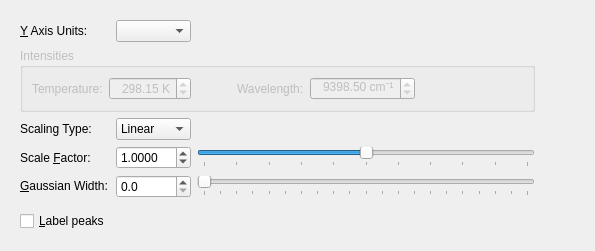
<?xml version="1.0" encoding="UTF-8"?>
<ui version="4.0">
 <class>Tab_IR_Raman</class>
 <widget class="QWidget" name="Tab_IR_Raman">
  <property name="geometry">
   <rect>
    <x>0</x>
    <y>0</y>
    <width>595</width>
    <height>251</height>
   </rect>
  </property>
  <property name="windowTitle">
   <string>tab_IR_Raman</string>
  </property>
  <layout class="QGridLayout" name="gridLayout">
   <item row="0" column="0">
    <widget class="QWidget" name="widget" native="true">
     <layout class="QGridLayout" name="gridLayout_2">
      <item row="0" column="0">
       <widget class="QLabel" name="label_8">
        <property name="sizePolicy">
         <sizepolicy hsizetype="Fixed" vsizetype="Preferred">
          <horstretch>0</horstretch>
          <verstretch>0</verstretch>
         </sizepolicy>
        </property>
        <property name="text">
         <string>&amp;Y Axis Units:</string>
        </property>
        <property name="buddy">
         <cstring>combo_yaxis</cstring>
        </property>
       </widget>
      </item>
      <item row="0" column="1">
       <widget class="QComboBox" name="combo_yaxis">
        <property name="sizePolicy">
         <sizepolicy hsizetype="MinimumExpanding" vsizetype="Fixed">
          <horstretch>0</horstretch>
          <verstretch>0</verstretch>
         </sizepolicy>
        </property>
       </widget>
      </item>
      <item row="0" column="2" colspan="2">
       <spacer name="horizontalSpacer_2">
        <property name="orientation">
         <enum>Qt::Horizontal</enum>
        </property>
        <property name="sizeHint" stdset="0">
         <size>
          <width>40</width>
          <height>20</height>
         </size>
        </property>
       </spacer>
      </item>
      <item row="6" column="0">
       <spacer name="verticalSpacer">
        <property name="orientation">
         <enum>Qt::Vertical</enum>
        </property>
        <property name="sizeHint" stdset="0">
         <size>
          <width>20</width>
          <height>0</height>
         </size>
        </property>
       </spacer>
      </item>
      <item row="7" column="0">
       <widget class="QCheckBox" name="cb_labelPeaks">
        <property name="sizePolicy">
         <sizepolicy hsizetype="Fixed" vsizetype="Fixed">
          <horstretch>0</horstretch>
          <verstretch>0</verstretch>
         </sizepolicy>
        </property>
        <property name="text">
         <string>&amp;Label peaks</string>
        </property>
        <property name="checked">
         <bool>false</bool>
        </property>
       </widget>
      </item>
      <item row="3" column="0">
       <widget class="QLabel" name="label_2">
        <property name="text">
         <string>Scaling Type:</string>
        </property>
       </widget>
      </item>
      <item row="3" column="1">
       <widget class="QComboBox" name="combo_scalingType">
        <item>
         <property name="text">
          <string>Linear</string>
         </property>
        </item>
        <item>
         <property name="text">
          <string>Relative</string>
         </property>
        </item>
       </widget>
      </item>
      <item row="4" column="0">
       <widget class="QLabel" name="label">
        <property name="sizePolicy">
         <sizepolicy hsizetype="Fixed" vsizetype="Minimum">
          <horstretch>0</horstretch>
          <verstretch>0</verstretch>
         </sizepolicy>
        </property>
        <property name="text">
         <string>Scale &amp;Factor:</string>
        </property>
        <property name="buddy">
         <cstring>spin_scale</cstring>
        </property>
       </widget>
      </item>
      <item row="4" column="1">
       <widget class="QDoubleSpinBox" name="spin_scale">
        <property name="sizePolicy">
         <sizepolicy hsizetype="Minimum" vsizetype="Fixed">
          <horstretch>0</horstretch>
          <verstretch>0</verstretch>
         </sizepolicy>
        </property>
        <property name="decimals">
         <number>4</number>
        </property>
        <property name="minimum">
         <double>0.000100000000000</double>
        </property>
        <property name="maximum">
         <double>2.000000000000000</double>
        </property>
        <property name="singleStep">
         <double>0.010000000000000</double>
        </property>
        <property name="value">
         <double>1.000000000000000</double>
        </property>
       </widget>
      </item>
      <item row="4" column="2" colspan="2">
       <widget class="QSlider" name="hs_scale">
        <property name="sizePolicy">
         <sizepolicy hsizetype="Expanding" vsizetype="Fixed">
          <horstretch>100</horstretch>
          <verstretch>0</verstretch>
         </sizepolicy>
        </property>
        <property name="minimum">
         <number>50</number>
        </property>
        <property name="maximum">
         <number>150</number>
        </property>
        <property name="value">
         <number>100</number>
        </property>
        <property name="sliderPosition">
         <number>100</number>
        </property>
        <property name="orientation">
         <enum>Qt::Horizontal</enum>
        </property>
        <property name="tickPosition">
         <enum>QSlider::TicksBelow</enum>
        </property>
        <property name="tickInterval">
         <number>10</number>
        </property>
       </widget>
      </item>
      <item row="0" column="4">
       <spacer name="horizontalSpacer_4">
        <property name="orientation">
         <enum>Qt::Horizontal</enum>
        </property>
        <property name="sizeHint" stdset="0">
         <size>
          <width>40</width>
          <height>20</height>
         </size>
        </property>
       </spacer>
      </item>
      <item row="4" column="4">
       <spacer name="horizontalSpacer">
        <property name="orientation">
         <enum>Qt::Horizontal</enum>
        </property>
        <property name="sizeHint" stdset="0">
         <size>
          <width>40</width>
          <height>20</height>
         </size>
        </property>
       </spacer>
      </item>
      <item row="5" column="0">
       <widget class="QLabel" name="label_9">
        <property name="sizePolicy">
         <sizepolicy hsizetype="Fixed" vsizetype="Fixed">
          <horstretch>0</horstretch>
          <verstretch>0</verstretch>
         </sizepolicy>
        </property>
        <property name="text">
         <string>&amp;Gaussian Width:</string>
        </property>
        <property name="buddy">
         <cstring>spin_FWHM</cstring>
        </property>
       </widget>
      </item>
      <item row="5" column="1">
       <widget class="QDoubleSpinBox" name="spin_FWHM">
        <property name="sizePolicy">
         <sizepolicy hsizetype="Minimum" vsizetype="Fixed">
          <horstretch>0</horstretch>
          <verstretch>0</verstretch>
         </sizepolicy>
        </property>
        <property name="decimals">
         <number>1</number>
        </property>
        <property name="maximum">
         <double>1000.000000000000000</double>
        </property>
        <property name="singleStep">
         <double>5.000000000000000</double>
        </property>
       </widget>
      </item>
      <item row="5" column="2" colspan="2">
       <widget class="QSlider" name="hs_FWHM">
        <property name="maximum">
         <number>100</number>
        </property>
        <property name="orientation">
         <enum>Qt::Horizontal</enum>
        </property>
        <property name="tickPosition">
         <enum>QSlider::TicksBelow</enum>
        </property>
        <property name="tickInterval">
         <number>5</number>
        </property>
       </widget>
      </item>
      <item row="5" column="4">
       <spacer name="horizontalSpacer_3">
        <property name="orientation">
         <enum>Qt::Horizontal</enum>
        </property>
        <property name="sizeHint" stdset="0">
         <size>
          <width>40</width>
          <height>20</height>
         </size>
        </property>
       </spacer>
      </item>
      <item row="2" column="0" colspan="4">
       <widget class="QGroupBox" name="group_ramanIntensities">
        <property name="enabled">
         <bool>false</bool>
        </property>
        <property name="sizePolicy">
         <sizepolicy hsizetype="Preferred" vsizetype="Preferred">
          <horstretch>0</horstretch>
          <verstretch>0</verstretch>
         </sizepolicy>
        </property>
        <property name="minimumSize">
         <size>
          <width>0</width>
          <height>0</height>
         </size>
        </property>
        <property name="title">
         <string>Intensities</string>
        </property>
        <property name="flat">
         <bool>false</bool>
        </property>
        <layout class="QHBoxLayout" name="horizontalLayout">
         <item>
          <layout class="QHBoxLayout" name="horizontalLayout_2">
           <item>
            <widget class="QLabel" name="label_4">
             <property name="text">
              <string>Temperature:</string>
             </property>
            </widget>
           </item>
           <item>
            <widget class="QDoubleSpinBox" name="spin_T">
             <property name="sizePolicy">
              <sizepolicy hsizetype="Preferred" vsizetype="Fixed">
               <horstretch>0</horstretch>
               <verstretch>0</verstretch>
              </sizepolicy>
             </property>
             <property name="alignment">
              <set>Qt::AlignRight|Qt::AlignTrailing|Qt::AlignVCenter</set>
             </property>
             <property name="suffix">
              <string> K</string>
             </property>
             <property name="maximum">
              <double>1000.000000000000000</double>
             </property>
             <property name="value">
              <double>298.149999999999977</double>
             </property>
            </widget>
           </item>
           <item>
            <spacer name="horizontalSpacer_5">
             <property name="orientation">
              <enum>Qt::Horizontal</enum>
             </property>
             <property name="sizeType">
              <enum>QSizePolicy::Preferred</enum>
             </property>
             <property name="sizeHint" stdset="0">
              <size>
               <width>40</width>
               <height>20</height>
              </size>
             </property>
            </spacer>
           </item>
           <item>
            <widget class="QLabel" name="label_3">
             <property name="text">
              <string>Wavelength:</string>
             </property>
            </widget>
           </item>
           <item>
            <widget class="QDoubleSpinBox" name="spin_W">
             <property name="sizePolicy">
              <sizepolicy hsizetype="Preferred" vsizetype="Fixed">
               <horstretch>0</horstretch>
               <verstretch>0</verstretch>
              </sizepolicy>
             </property>
             <property name="alignment">
              <set>Qt::AlignRight|Qt::AlignTrailing|Qt::AlignVCenter</set>
             </property>
             <property name="suffix">
              <string> cm⁻¹</string>
             </property>
             <property name="maximum">
              <double>20000.000000000000000</double>
             </property>
             <property name="value">
              <double>9398.500000000000000</double>
             </property>
            </widget>
           </item>
           <item>
            <spacer name="horizontalSpacer_6">
             <property name="orientation">
              <enum>Qt::Horizontal</enum>
             </property>
             <property name="sizeHint" stdset="0">
              <size>
               <width>20</width>
               <height>20</height>
              </size>
             </property>
            </spacer>
           </item>
          </layout>
         </item>
        </layout>
       </widget>
      </item>
     </layout>
    </widget>
   </item>
  </layout>
 </widget>
 <tabstops>
  <tabstop>combo_yaxis</tabstop>
  <tabstop>cb_labelPeaks</tabstop>
 </tabstops>
 <resources/>
 <connections/>
</ui>
